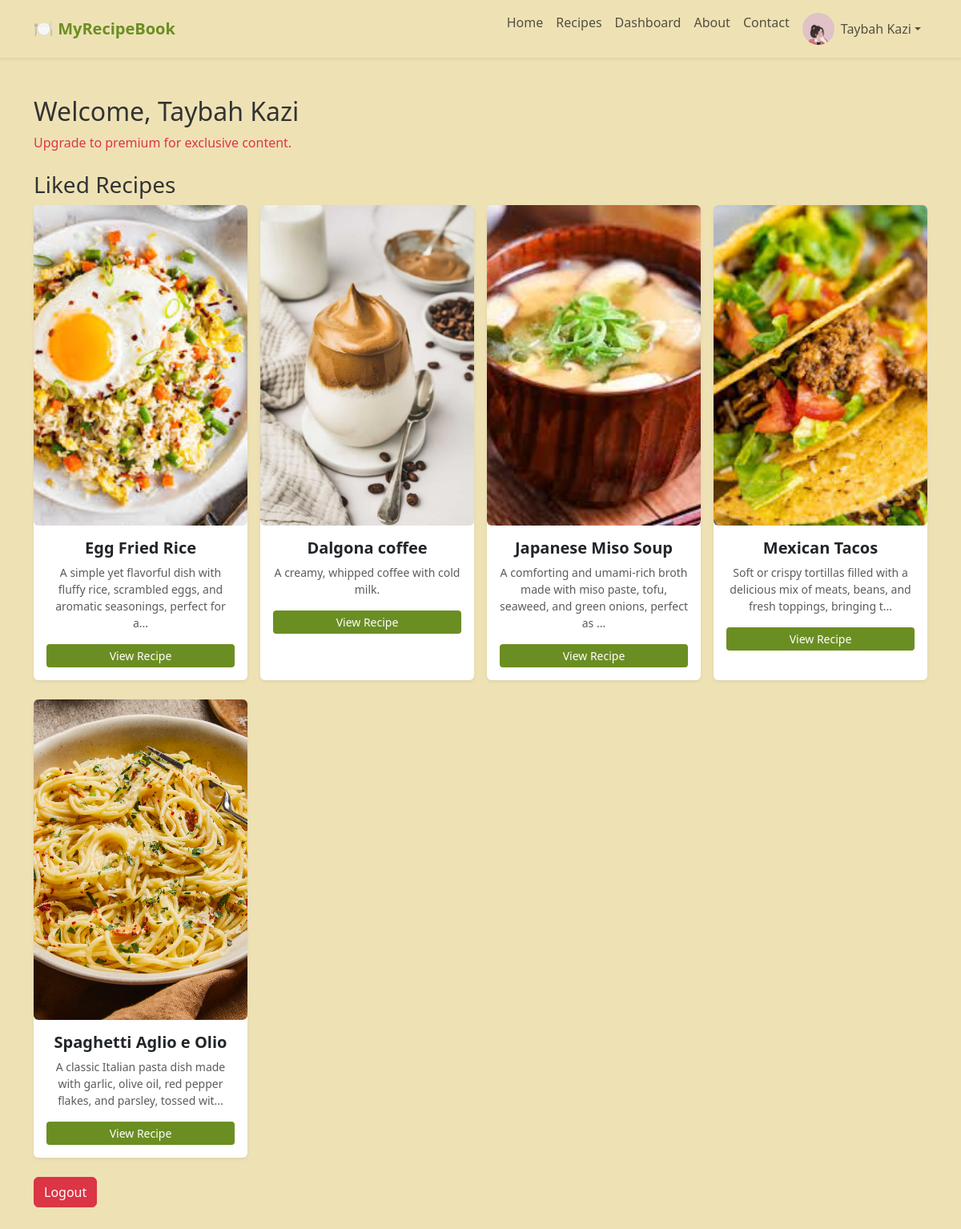
The page /dashboard (signed in) on the database its author committed.
### app/models.py (models this page shows, shortened)
class User(db.Model, UserMixin):
    id = db.Column(db.Integer, primary_key=True)
    username = db.Column(db.String(50), unique=True, nullable=False)
    name = db.Column(db.String(100))
    email = db.Column(db.String(100), unique=True, nullable=False)
    profile_photo = db.Column(db.String(255))  # Store image path
    password_hash = db.Column(db.String(255), nullable=False)
    is_premium = db.Column(db.Boolean, default=False)  # For premium users
    is_admin=db.Column(db.Boolean, default=False)
    liked_recipes = db.relationship('Recipe', secondary='like', backref='liked_by')

class Recipe(db.Model):
    id = db.Column(db.Integer, primary_key=True)
    title = db.Column(db.String(255), nullable=False)
    tags = db.Column(db.String(255))
    ingredients = db.Column(db.Text, nullable=False)
    instructions = db.Column(db.Text, nullable=True)
    description = db.Column(db.String(500), nullable=True)
    image_path = db.Column(db.String(255))  # Stores relative path
    video_path = db.Column(db.String(255))  # Stores relative path
    is_premium = db.Column(db.Boolean, default=False)  # New column
    likes = db.relationship('Like', backref='recipe', lazy=True)
    ratings = db.relationship('Rating', backref='recipe', lazy=True)
    comments = db.relationship('Comment', backref='recipe', lazy=True)

### app/routes.py (the view)
@bp.route("/dashboard")
@login_required
def user_dashboard():
    liked_recipes = current_user.liked_recipes  # Get all liked recipes for the user
    return render_template('user_dashboard.html', liked_recipes=liked_recipes)

### app/__init__.py (called while the page is built)
def create_app():
    app = Flask(__name__)
    app.config.from_object(Config)
    db.init_app(app)
    migrate.init_app(app, db)
    login_manager.init_app(app)
    ensure_upload_folders(app)
    @login_manager.user_loader
    def load_user(user_id):
        return User.query.get(int(user_id)) or Admin.query.get(int(user_id))
    from app.routes import bp
    app.register_blueprint(bp)
    login_manager.login_view = 'routes.admin_login'  # Redirect if user is not logged in
    login_manager.login_message_category = "danger"
    return app

### app/templates/user_dashboard.html
{% extends "base.html" %}
{% block content %}
<h2>Welcome, {{ current_user.name }}</h2>
{% if current_user.is_premium %}
    <p class="text-success">You are a Premium User! Enjoy exclusive recipes.</p>
{% else %}
    <p class="text-danger">Upgrade to premium for exclusive content.</p>
{% endif %}
<h3 class="mt-4">Liked Recipes</h3>
<div class="row gx-3 gy-4">
    {% for recipe in liked_recipes %}
        <div class="col-lg-3 col-md-4 col-sm-6 col-12">
            <div class="card shadow-sm border-0 h-100">
                {% if recipe.image_path %}
                    <img src="{{ url_for('static', filename=recipe.image_path) }}"
                         class="card-img-top rounded" alt="{{ recipe.title }}">
                {% else %}
                    <img src="{{ url_for('static', filename='images/placeholder.jpg') }}"
                         class="card-img-top rounded" alt="No Image Available">
                {% endif %}
                <div class="card-body text-center">
                    <h5 class="card-title fw-bold">{{ recipe.title }}</h5>
                    <p class="text-muted small">
                        {{ (recipe.description or '')[:100] }}{% if (recipe.description or '')|length > 100 %}...{% endif %}
                    </p>
                    <a href="{{ url_for('routes.view_recipe', recipe_id=recipe.id) }}" class="btn btn-primary btn-sm">
                        View Recipe
                    </a>
                </div>
            </div>
        </div>
    {% endfor %}
</div>
<div class="mt-4">
    <a href="{{ url_for('routes.user_logout') }}" class="btn btn-danger">Logout</a>
</div>
{% endblock %}

### app/templates/base.html (shortened to what this page needs)
<!DOCTYPE html>
<html lang="en">
<head>
    <link href="https://cdn.jsdelivr.net/npm/bootstrap@5.3.0/dist/css/bootstrap.min.css" rel="stylesheet">
    <link rel="stylesheet" href="{{ url_for('static', filename='styles.css') }}">
    <link rel="stylesheet" href="https://cdnjs.cloudflare.com/ajax/libs/font-awesome/6.0.0/css/all.min.css">
</head>
<body>
<nav class="navbar navbar-expand-lg navbar-light shadow-sm">
    <div class="container">
        <a class="navbar-brand fw-bold" href="{{ url_for('routes.index') }}">🍽️ MyRecipeBook</a>
        <div class="collapse navbar-collapse" id="navbarNav">
            <ul class="navbar-nav ms-auto">
                <li class="nav-item"><a class="nav-link" href="{{ url_for('routes.index') }}">Home</a></li>
                <li class="nav-item"><a class="nav-link" href="{{ url_for('routes.recipes') }}">Recipes</a></li>
                <li class="nav-item"><a class="nav-link" href="{{ url_for('routes.user_dashboard') }}">Dashboard</a></li>
                <li class="nav-item"><a class="nav-link" href="{{ url_for('routes.about') }}">About</a></li>
                <li class="nav-item"><a class="nav-link" href="{{ url_for('routes.contact') }}">Contact</a></li>
                {% if current_user.is_authenticated %}
                    <li class="nav-item dropdown">
                        <a class="nav-link dropdown-toggle d-flex align-items-center" href="#" id="userDropdown" role="button" data-bs-toggle="dropdown">
                            <img src="{{ url_for('static', filename=current_user.profile_photo)}}" class="profile-photo me-2">
                            {{ current_user.name }}
                        </a>
                    </li>
                {% else %}
                    <li class="nav-item"><a class="nav-link link-accent" href="{{ url_for('routes.user_login') }}">Login</a></li>
                    <li class="nav-item"><a class="nav-link link-accent" href="{{ url_for('routes.user_signup') }}">Sign Up</a></li>
                {% endif %}
            </ul>
        </div>
    </div>
</nav>
    <div class="container my-5">
        {% block content %}{% endblock %}
    </div>
</body>
</html>

### app/static/styles.css (style rules this page uses)
:root { --bg-light: #EEE2B5; --bg-card: #F8F6F2; --text-dark: #333333; --accent-green: #6B8E23; --hover-green: #4A5D23; --border-light: #EAEAEA; }
body { background-color: var(--bg-light); color: var(--text-dark); font-family: 'Segoe UI', Tahoma, Geneva, Verdana, sans-serif; }
.navbar { background-color: var(--bg-light); box-shadow: 0 4px 12px rgba(0, 0, 0, 0.05); }
.navbar-brand { color: var(--accent-green); }
.btn-primary { background-color: var(--accent-green); border: none; transition: background-color 0.3s ease; }
.card-img-top { width: 100%; height: 400px; object-fit: cover; border-top-left-radius: 12px; border-top-right-radius: 12px; }
.card-body { display: flex; flex-direction: column; flex: 1; }
.profile-photo { width: 40px; height: 40px; border-radius: 50%; object-fit: cover; }

### rows shown on the page
User: profile_photo (picture), name "Taybah Kazi"
Recipe: image_path (picture), title "Egg Fried Rice", description "A simple yet flavorful dish with fluffy rice, scrambled eggs, and aromatic seasonings, perfect for a"
Recipe: image_path (picture), title "Dalgona coffee", description "A creamy, whipped coffee with cold milk."
Recipe: image_path (picture), title "Japanese Miso Soup", description "A comforting and umami-rich broth made with miso paste, tofu, seaweed, and green onions, perfect as"
Recipe: image_path (picture), title "Mexican Tacos", description "Soft or crispy tortillas filled with a delicious mix of meats, beans, and fresh toppings, bringing t"
Recipe: image_path (picture), title "Spaghetti Aglio e Olio", description "A classic Italian pasta dish made with garlic, olive oil, red pepper flakes, and parsley, tossed wit"
